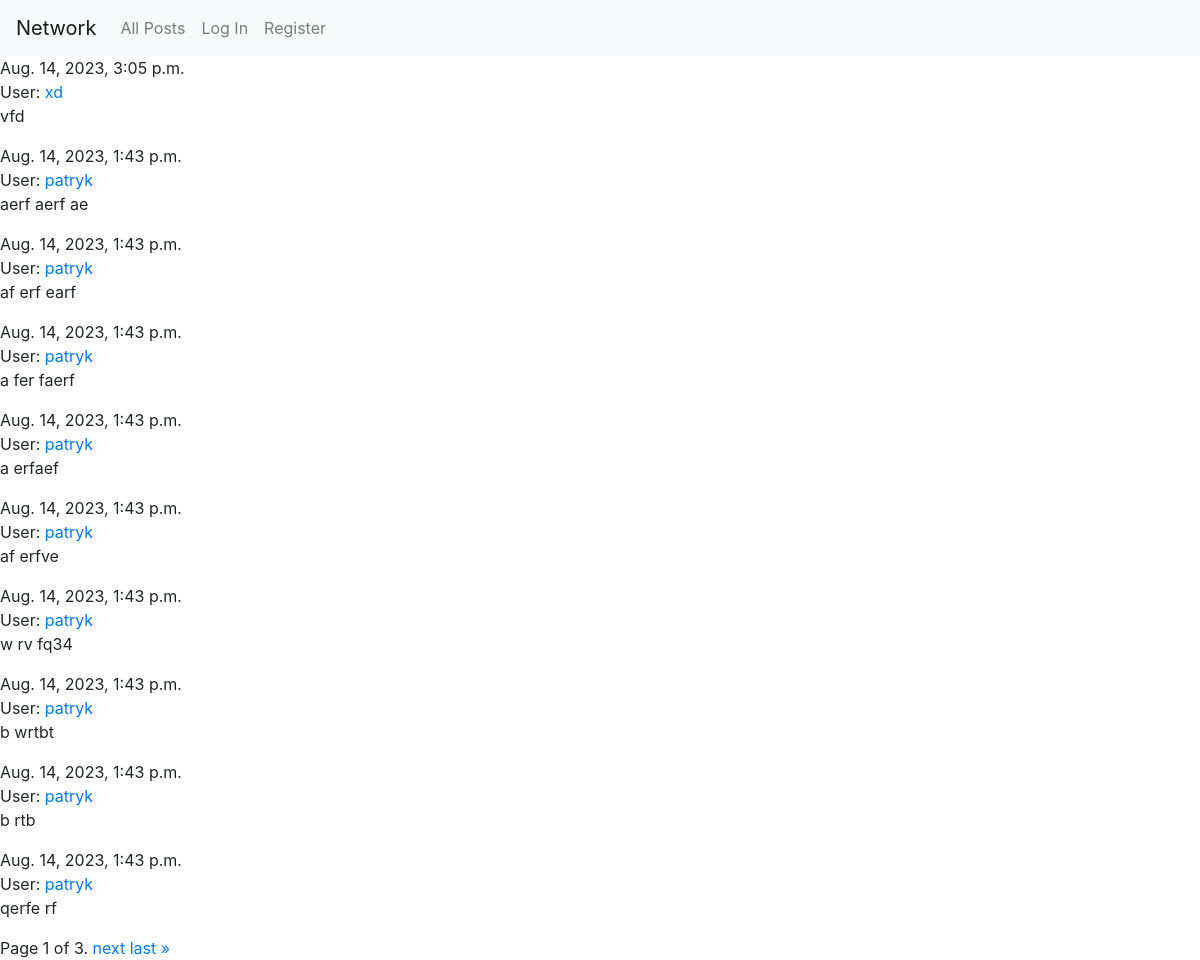
The app's page /, older data.
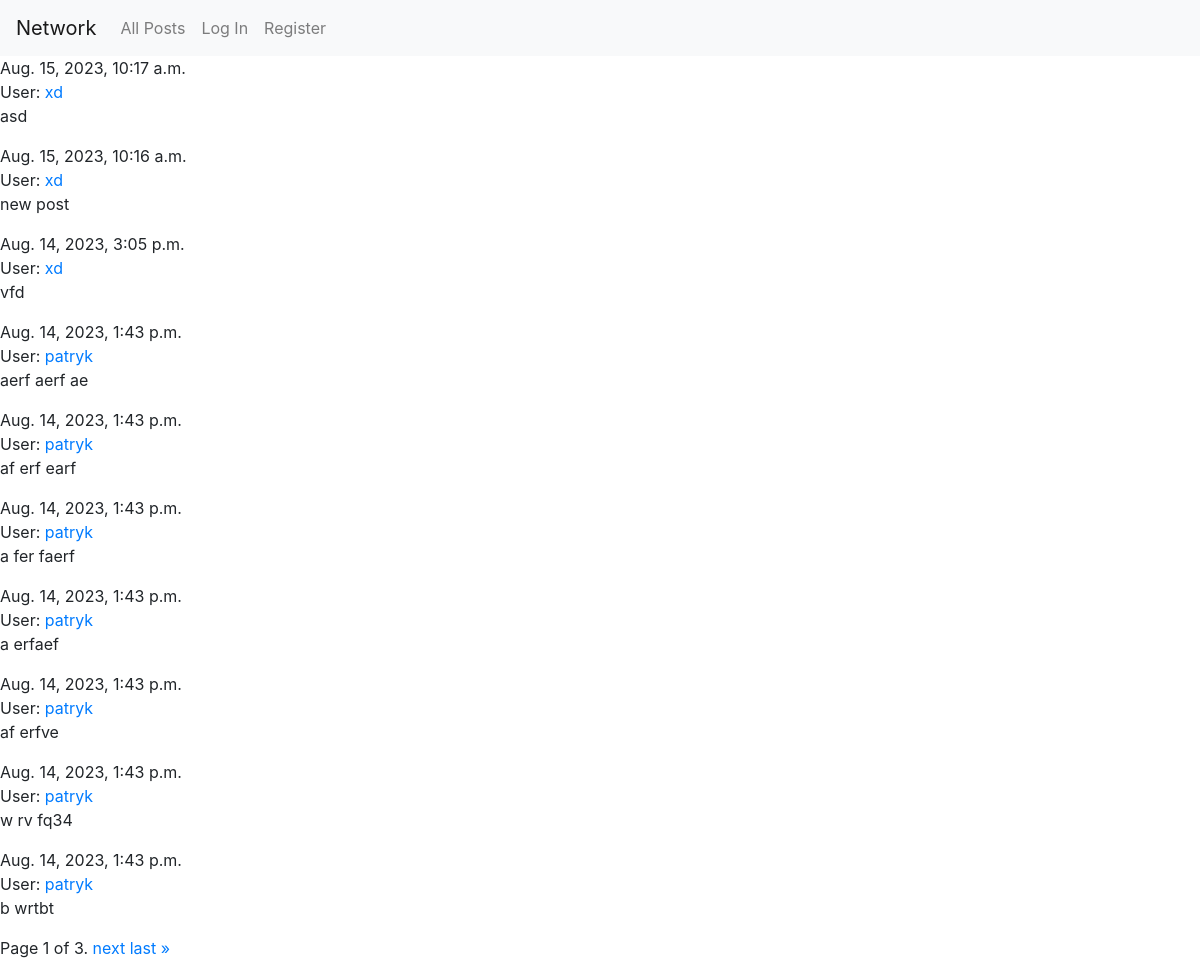
The same page, newer data.
### network/models.py (models this page shows)
class Post(models.Model):
    user = models.ForeignKey(User,on_delete=models.CASCADE)
    post = models.TextField(max_length=256)
    timestamp = models.DateTimeField(auto_now_add=True)

class User(AbstractUser):
    followers = models.ManyToManyField('self', symmetrical=False, related_name='following', default=0)

### network/views.py (the view, shortened to what this page needs)
# urls.py: path("", views.index, name="index"),
def index(request):
    posts_list = Post.objects.all().order_by('-timestamp')
    for post in posts_list:
        post.likes_count = Likes.objects.filter(post=post).count()
    paginator = Paginator(posts_list, 10)
    page_number = request.GET.get('page')
    page_obj = paginator.get_page(page_number)
    return render(request, "network/index.html",{
        'form': CreateNewPostForm(),
        'posts_list':posts_list,
        'page_obj': page_obj,
        })

### network/templates/network/index.html (shortened to what this page needs)
{% extends "network/layout.html" %}
{% block body %}
    {% if posts_list %}
        {% for post in page_obj %}
            {{post.timestamp}}
<br>
            User: <a href="{% url 'profile_view' post.user.id %}">{{post.user}}</a>
            <br>
            <div id="post_container">
                <p id="post" >{{post.post}} </p>
            </div>
        {% endfor %}
        <div class="pagination">
            <span class="step-links">
                <span class="current">
                    Page {{ page_obj.number }} of {{ page_obj.paginator.num_pages }}.
                </span>
                {% if page_obj.has_next %}
                    <a href="?page={{ page_obj.next_page_number }}">next</a>
                    <a href="?page={{ page_obj.paginator.num_pages }}">last &raquo;</a>
                {% endif %}
            </span>
        </div>
    {% endif %}
{% endblock %}

Row changes from the older to the newer data that the page shows:
no longer on this page (row unchanged): Post: timestamp "Aug. 14, 2023, 1:43 p.m.", user "patryk", post "b rtb"
no longer on this page (row unchanged): Post: timestamp "Aug. 14, 2023, 1:43 p.m.", user "patryk", post "qerfe rf"
added Post: timestamp "Aug. 15, 2023, 10:17 a.m.", user "xd", post "asd"
added Post: timestamp "Aug. 15, 2023, 10:16 a.m.", user "xd", post "new post"
